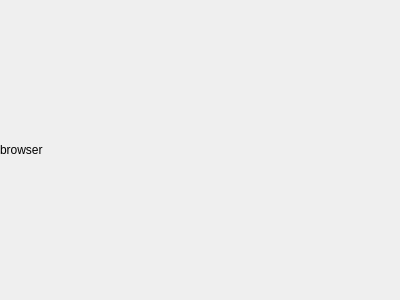
<?xml version="1.0" encoding="UTF-8"?>
<ui version="4.0">
 <class>BrowserPanel</class>
 <widget class="QWidget" name="BrowserPanel">
  <property name="geometry">
   <rect>
    <x>0</x>
    <y>0</y>
    <width>400</width>
    <height>300</height>
   </rect>
  </property>
  <property name="windowTitle">
   <string>Form</string>
  </property>
  <layout class="QHBoxLayout" name="horizontalLayout">
   <property name="spacing">
    <number>0</number>
   </property>
   <property name="leftMargin">
    <number>0</number>
   </property>
   <property name="topMargin">
    <number>0</number>
   </property>
   <property name="rightMargin">
    <number>0</number>
   </property>
   <property name="bottomMargin">
    <number>0</number>
   </property>
   <item>
    <widget class="QLabel" name="label">
     <property name="text">
      <string>browser</string>
     </property>
    </widget>
   </item>
  </layout>
 </widget>
 <resources/>
 <connections/>
</ui>
